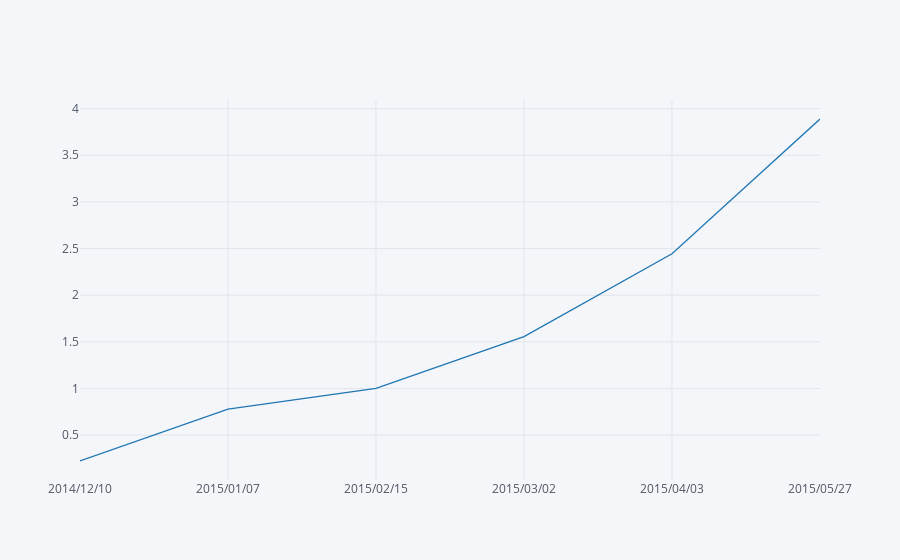

This figure's notebook cell:
### Code cell
n.iplot(y='order_max')

### Figure 1 — Plotly figure (JSON) as saved in the notebook; plotly's stock layout.template omitted (floating-point values rounded to 4 significant figures)
{"data": [{"line": {"color": "rgba(31, 119, 180, 1.0)", "dash": "solid", "shape": "linear", "width": 1.3}, "mode": "lines", "name": "order_max", "text": "", "type": "scatter", "x": ["2014/12/10", "2015/01/07", "2015/02/15", "2015/03/02", "2015/04/03", "2015/05/27"], "y": [0.2222, 0.7778, 1, 1.556, 2.444, 3.889]}], "layout": {"legend": {"bgcolor": "#F5F6F9", "font": {"color": "#4D5663"}}, "paper_bgcolor": "#F5F6F9", "plot_bgcolor": "#F5F6F9", "title": {"font": {"color": "#4D5663"}}, "xaxis": {"gridcolor": "#E1E5ED", "showgrid": true, "tickfont": {"color": "#4D5663"}, "title": {"font": {"color": "#4D5663"}, "text": ""}, "zerolinecolor": "#E1E5ED"}, "yaxis": {"gridcolor": "#E1E5ED", "showgrid": true, "tickfont": {"color": "#4D5663"}, "title": {"font": {"color": "#4D5663"}, "text": ""}, "zerolinecolor": "#E1E5ED"}}}
